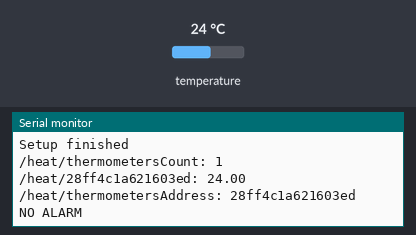
Simulated run of this sketch. Board: Arduino Uno, built with avr-gcc and run on an emulated ATmega328P. On the bench: the last lines printed to the serial monitor. The test bench sets the inputs (shaded band); at power-on: temperature 24 °C. WiFi joins after 1.5 s; servers stay silent unless stated; no MQTT or app messages arrive unless stated.

Above: at 3.3 s.
3.4 s: temperature set to 12 °C
At 4.5 s:
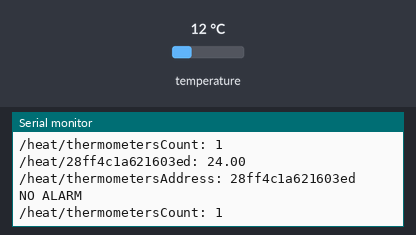
5.7 s: temperature set to 19 °C
At 6.9 s:
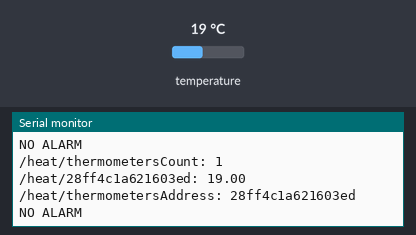
8.0 s: temperature set to 7 °C
At 9.1 s:
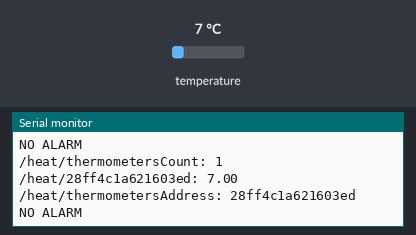
Timing chart, 0 to 11.0 s (numbered marks = the images above; inputs shaded):
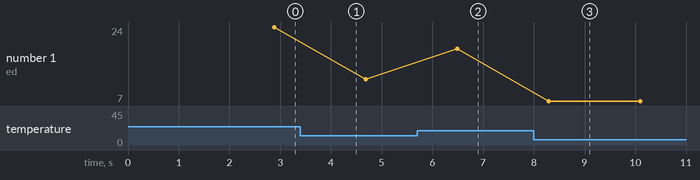

Measured:
- after the input at 5.7 s, the serial monitor: prints a new line after 0.79 s (image 2)
- after the input at 8.0 s, the serial monitor: prints a new line after 0.29 s (image 3)
- plotted number 1: 24 → 12 after the input at 3.4 s, 12 → 19 after the input at 5.7 s, 19 → 7 after the input at 8.0 s

The sketch:

MainSketch.ino
```cpp
#include <SPI.h> //Ethernet shield
#include <Ethernet.h> //Ethernet shield

#include <PubSubClient.h> //MQTT

#include <OneWire.h> //Temperature
#include <DallasTemperature.h> //Temperature

#include <RCSwitch.h>

#define ONE_WIRE_BUS A5
#define TEMPERATURE_PRECISION 12

byte mac[] = {
  0x00, 0xAA, 0xBB, 0xCC, 0xDE, 0x02
};
byte server[] = { 192, 168, 1, 21 };

OneWire oneWire(ONE_WIRE_BUS);
DallasTemperature sensors(&oneWire);

EthernetClient ethClient;
PubSubClient client(ethClient);

char* arduinoConnectedTopic = "/main/";
String thermometersCountTopic = "/heat/thermometersCount";
String thermometersAddressTopic = "/heat/thermometersAddress";
String thermometersInfoTopicStart = "/heat/";

String alarmTopic = "/gaz/co/alarm/";

RCSwitch mySwitch = RCSwitch();
long coAlarmId = 112423;

void setup()
{
  Serial.begin(9600);
  Serial.println("Setup started");
  sensors.begin();
  mySwitch.enableReceive(0);  // Receiver on interrupt 0 => that is pin #2
  initializeEthernet();
  initializeMQTT();
  Serial.println("Setup finished");

  delay(500);//Wait for newly restarted system to stabilize
}

void initializeMQTT(){
  Serial.println("MQTT initialize started");
  client.setServer(server, 1883);
  if (client.connect(arduinoConnectedTopic)) {
    sendMQTTMessage(arduinoConnectedTopic, "OK");
    Serial.println("MQTT Working");
    //client.subscribe("/myhome/in/#");
  }
  else{
    Serial.println("MQTT not connected");
  }
  Serial.println("MQTT initialize finished");
}

void initializeEthernet(){
  Serial.println("Ethernet initialize started");
  if (Ethernet.begin(mac) == 0) {
    Serial.println("Failed to configure Ethernet using DHCP");
    if (Ethernet.hardwareStatus() == EthernetNoHardware) {
      Serial.println("Ethernet shield was not found.  Sorry, can't run without hardware. :(");
    } else if (Ethernet.linkStatus() == LinkOFF) {
      Serial.println("Ethernet cable is not connected.");
    }
  }else{
    Serial.print("My IP address: ");
    Serial.println(Ethernet.localIP());
  }
  Serial.println("Ethernet initialize finished");
}

void callback(char* topic, byte* payload, unsigned int length) {
  /*Example of receiving commands from MQTT*/
  /*payload[length] = '\0';
  Serial.print(topic);
  Serial.print("  ");
  String strTopic = String(topic);
  String strPayload = String((char*)payload);
  Serial.println(strPayload);

  if (strTopic == "/myhome/in/Kitchen_light1") {
    if (strPayload == "OFF")     digitalWrite(light1_pin, LOW);
    else if (strPayload == "ON") digitalWrite(light1_pin, HIGH);
  }
  else if (strTopic == "/myhome/in/Kitchen_light2") {
    if (strPayload == "OFF") digitalWrite(light2_pin, LOW);
    else if (strPayload == "ON") digitalWrite(light2_pin, HIGH);
  }*/
}

void loop(void)
{
  checkThermometers();
  checkCOAlarm();
  delay(1000);
}

void sendMQTTMessage(String topic, String message){
  Serial.println(topic + ": " + message);
  client.publish(topic.c_str(),message.c_str());
}

void checkThermometers(){
  int totalThermometers = sensors.getDeviceCount();
  oneWire.reset_search();
  DeviceAddress currentThermometer;
  sendMQTTMessage(thermometersCountTopic, String(totalThermometers));
  String allAddress = "";
  sensors.requestTemperatures();
  for (int i = 0;  i < totalThermometers;  i++) {
    sensors.getAddress(currentThermometer,i);
    String address = convertAddressToString(currentThermometer);
    allAddress = allAddress + address + " ";
    sendMQTTMessage(thermometersInfoTopicStart + address, String(sensors.getTempC(currentThermometer)));
  }
  sendMQTTMessage(thermometersAddressTopic, allAddress);
}

void checkCOAlarm(){
  if (mySwitch.available()) {
    long received = mySwitch.getReceivedValue();
    if (received == coAlarmId){
      sendMQTTMessage(alarmTopic + String(coAlarmId), "1");
    }
    mySwitch.resetAvailable();
  }
  else{
    Serial.println("NO ALARM");
  }
}

/* got from https://handyman.dulare.com/esp8266-ds18b20-web-server/ */
String convertAddressToString(DeviceAddress deviceAddress) {
  String addrToReturn = "";
  for (uint8_t i = 0; i < 8; i++){
    if (deviceAddress[i] < 16) addrToReturn += "0";
    addrToReturn += String(deviceAddress[i], HEX);
  }
  return addrToReturn;
}
```
